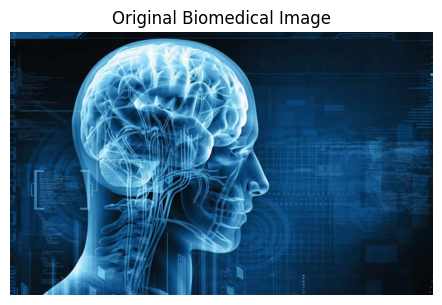
#> input picture biomedicalimage.jpg, 442 x 305 px, found by its file name
$ jupyter execute Bio_Medical_Image_Analytics.ipynb
#> lines starting #> are read from the running program, lines starting #| are printed output that depends on the picture
###Introduction
This project is all about using technology to understand pictures related to medicine. We're using special computer programs in Python to look at images from the medical field, like X-rays or scans, and find important information hidden in them. By using these tools, we aim to learn more about how to help doctors and researchers understand these pictures better.

[cell 1]
# Import necessary libraries
import cv2
import matplotlib.pyplot as plt

[cell 2]
# Load a biomedical image (replace 'image_path.jpg' with your image file path)
image_path = '/content/biomedicalimage.jpg'
biomedical_image = cv2.imread(image_path)
#> biomedical_image is the input picture: shape (305, 442, 3); mean B, G, R 131.9, 104.8, 67.9

[cell 3]
# Convert the image to grayscale for further analysis
gray_image = cv2.cvtColor(biomedical_image, cv2.COLOR_BGR2GRAY)
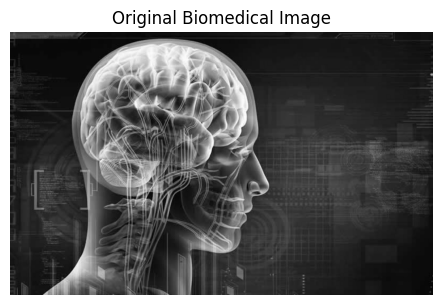
#> gray_image: shape (305, 442); min 0, max 255, mean 96.9

[cell 4]
# Perform image processing tasks (example: edge detection using Canny)
edges = cv2.Canny(gray_image, 100, 200)
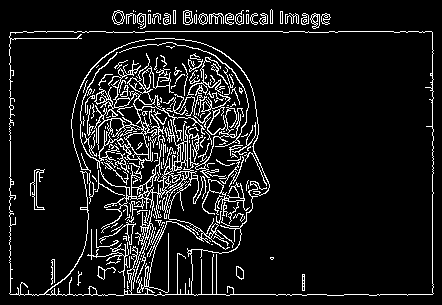
#> edges: shape (305, 442); 9.6% white in thin lines or dots

[cell 5]
# Display the original and processed images using Matplotlib
plt.figure(figsize=(12, 6))
plt.subplot(1, 2, 1)
plt.imshow(cv2.cvtColor(biomedical_image, cv2.COLOR_BGR2RGB))
plt.title('Original Biomedical Image')
plt.axis('off')
